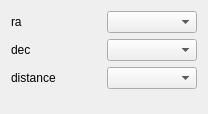
<?xml version="1.0" encoding="UTF-8"?>
<ui version="4.0">
 <class>Form</class>
 <widget class="QWidget" name="Form">
  <property name="geometry">
   <rect>
    <x>0</x>
    <y>0</y>
    <width>208</width>
    <height>114</height>
   </rect>
  </property>
  <property name="windowTitle">
   <string>Form</string>
  </property>
  <layout class="QGridLayout" name="gridLayout">
   <item row="1" column="0">
    <widget class="QLabel" name="label_y">
     <property name="text">
      <string>dec</string>
     </property>
    </widget>
   </item>
   <item row="2" column="1">
    <widget class="QComboBox" name="combosel_distance_att"/>
   </item>
   <item row="1" column="1">
    <widget class="QComboBox" name="combosel_dec_att"/>
   </item>
   <item row="2" column="0">
    <widget class="QLabel" name="label">
     <property name="text">
      <string>distance</string>
     </property>
    </widget>
   </item>
   <item row="0" column="0">
    <widget class="QLabel" name="label_x">
     <property name="text">
      <string>ra</string>
     </property>
    </widget>
   </item>
   <item row="0" column="1">
    <widget class="QComboBox" name="combosel_ra_att"/>
   </item>
   <item row="3" column="1">
    <spacer name="verticalSpacer">
     <property name="orientation">
      <enum>Qt::Vertical</enum>
     </property>
     <property name="sizeHint" stdset="0">
      <size>
       <width>20</width>
       <height>40</height>
      </size>
     </property>
    </spacer>
   </item>
  </layout>
 </widget>
 <resources/>
 <connections/>
</ui>
